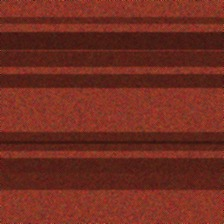
#> input picture data/train/iron_ore/iron_ore_train_004.jpg, 224 x 224 px, found by its file name
$ python investigate_iron_ore_pair.py
#> lines starting #> are read from the running program, lines starting #| are printed output that depends on the picture
import os
import hashlib
from PIL import Image
import numpy as np

BASE_DIR = r"C:\Users\yadar\Downloads\ai_mineral_explo"
train_img_path = os.path.join(BASE_DIR, "data", "train", "iron_ore", "iron_ore_train_004.jpg")
test_img_path = os.path.join(BASE_DIR, "data", "test", "iron_ore", "iron_ore_test_004.jpg")

def compute_sha256(path):
    with open(path, "rb") as f:
        return hashlib.sha256(f.read()).hexdigest()

def compute_dhash(image, hash_size=8):
    resized = image.convert("L").resize((hash_size + 1, hash_size), Image.Resampling.BILINEAR)
    pixels = np.array(resized, dtype=np.float32)
    diff = pixels[:, 1:] > pixels[:, :-1]
    return "".join(["1" if b else "0" for b in diff.flatten()])

def hamming_distance(h1, h2):
    return sum(c1 != c2 for c1, c2 in zip(h1, h2))

print("=== INVESTIGATING IRON ORE PAIR ===")
print("Train path:", train_img_path, "Exists:", os.path.exists(train_img_path))
print("Test path:", test_img_path, "Exists:", os.path.exists(test_img_path))

sha_train = compute_sha256(train_img_path)
sha_test = compute_sha256(test_img_path)
print("SHA256 Train:", sha_train)
print("SHA256 Test: ", sha_test)
print("Exact Match:", sha_train == sha_test)

with Image.open(train_img_path) as im_train, Image.open(test_img_path) as im_test:
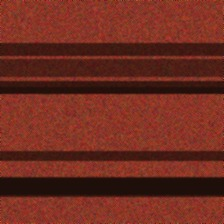
#> input picture data/test/iron_ore/iron_ore_test_004.jpg, 224 x 224 px, found by its file name
#> im_train is the input picture: PIL image 224x224 RGB; mean R, G, B 113.7, 44.4, 32.2
#> im_test is the input picture: PIL image 224x224 RGB; mean R, G, B 111.9, 44.1, 31.9
    print(f"Train: size={im_train.size}, format={im_train.format}, mode={im_train.mode}")
#| Train: size=(224, 224), format=JPEG, mode=RGB
    print(f"Test:  size={im_test.size}, format={im_test.format}, mode={im_test.mode}")
#| Test:  size=(224, 224), format=JPEG, mode=RGB

    dhash_tr = compute_dhash(im_train)
    dhash_te = compute_dhash(im_test)
    h_dist = hamming_distance(dhash_tr, dhash_te)
#> h_dist = 4
    print("dHash Train:", dhash_tr)
#| dHash Train: 0000000000000000000000000000000000000000000000000000001000010000
    print("dHash Test: ", dhash_te)
#| dHash Test:  0000000000100000000000000000000000100000000000000000000000000000
    print("dHash Hamming distance:", h_dist)
#| dHash Hamming distance: 4

    arr_tr = np.array(im_train.convert("RGB"), dtype=np.float32)
    arr_te = np.array(im_test.convert("RGB"), dtype=np.float32)

    print("Train Mean RGB:", [round(x, 2) for x in arr_tr.mean(axis=(0,1))])
#| Train Mean RGB: [113.72, 44.41, 32.18]
    print("Test Mean RGB: ", [round(x, 2) for x in arr_te.mean(axis=(0,1))])
#| Test Mean RGB:  [111.91, 44.12, 31.9]
    print("Train Std RGB: ", [round(x, 2) for x in arr_tr.std(axis=(0,1))])
#| Train Std RGB:  [27.04, 11.66, 9.22]
    print("Test Std RGB:  ", [round(x, 2) for x in arr_te.std(axis=(0,1))])
#| Test Std RGB:   [39.02, 15.73, 12.27]

    diff = np.abs(arr_tr - arr_te)
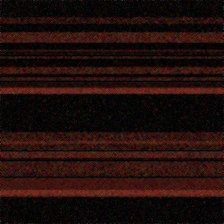
#> diff: shape (224, 224, 3) float32; mean R, G, B 32.5, 14.2, 11.5
    mae = float(np.mean(diff))
#> mae = 19.41
    mse = float(np.mean((arr_tr - arr_te)**2))
#> mse = 791.3
    rmse = float(np.sqrt(mse))
#> rmse = 28.13
    corr = float(np.corrcoef(arr_tr.flatten(), arr_te.flatten())[0, 1])
#> corr = 0.775
    print(f"Pixel Diff: MAE={mae:.2f}, RMSE={rmse:.2f}, Corr={corr:.4f}")
#| Pixel Diff: MAE=19.41, RMSE=28.13, Corr=0.7755

# Also compare all train iron_ore vs test_004 to see if 004 is an outlier or if the naming index reflects seeds
print("\n=== COMPARING ALL TEST IRON ORE VS TRAIN IRON ORE WITH SAME INDEX ===")
for i in range(10):
    tr_p = os.path.join(BASE_DIR, "data", "train", "iron_ore", f"iron_ore_train_{i:03d}.jpg")
    te_p = os.path.join(BASE_DIR, "data", "test", "iron_ore", f"iron_ore_test_{i:03d}.jpg")
    if os.path.exists(tr_p) and os.path.exists(te_p):
        with Image.open(tr_p) as im1, Image.open(te_p) as im2:
            dh1 = compute_dhash(im1)
            dh2 = compute_dhash(im2)
            dist = hamming_distance(dh1, dh2)
            arr1 = np.array(im1.convert("RGB"), dtype=np.float32)
            arr2 = np.array(im2.convert("RGB"), dtype=np.float32)
            c = float(np.corrcoef(arr1.flatten(), arr2.flatten())[0, 1])
            print(f"Index {i:03d}: dHash Dist={dist}, Pixel Corr={c:.4f}")
